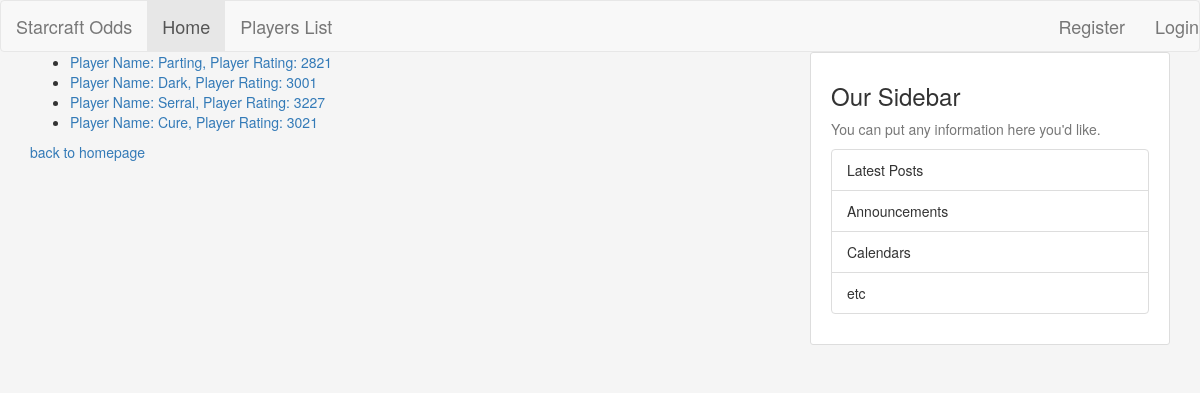
Screenshot of /scodds/players with the database file from the repository.
### scodds/models.py (models this page shows)
class Player(models.Model):
	name = models.CharField(max_length=32)
	rating = models.IntegerField()
	def __str__(self):
		return f"Player Name: {self.name}, Player Rating: {self.rating}"

### scodds/views.py (the view)
# urls.py: path("players", PlayerListView.as_view(), name="players"),
class PlayerListView(ListView):
    model = Player
    paginate_by = 100  # if pagination is desired
    template_name = 'scodds/players.html'
    context_object_name = 'players'

### scodds/templates/scodds/players.html
{% extends "scodds/layout.html" %}
{%block body%}
	<ul>
	{% for player in players %}
		<li>
		<a href="{% url 'player' player.id %}">{{player}}
		</li>
	{% endfor %}
	</ul>
	<a href ="{% url 'index' %}">back to homepage</a>
{% endblock %}

### scodds/static/scodds/styles.css (style rules this page uses)
body { background-color: WhiteSmoke !important; }
html,body { height: 100%; }

### rows the page displays
Player: name+rating "Player Name: Parting, Player Rating: 2821"
Player: name+rating "Player Name: Dark, Player Rating: 3001"
Player: name+rating "Player Name: Serral, Player Rating: 3227"
Player: name+rating "Player Name: Cure, Player Rating: 3021"
